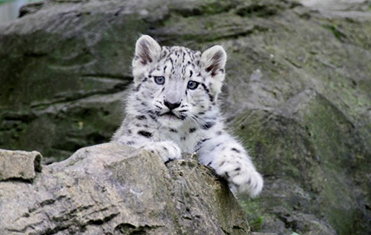
#> input picture datatools/imgs/snowleopard_cub.png, 371 x 235 px
$ jupyter execute --allow-errors DealingWithGeospatialImages.ipynb   (shell and % lines are left out)   (older library calls are emulated)
#> lines starting #> are read from the running program, lines starting #| are printed output that depends on the picture; after the words box and inside, x2 and y2 are one past the last pixel; in counts of white or black regions, pixels touching at a corner belong together
### Using Opencv and Shapely in Python to Create Polygon Shapes from a Mask Image and then Back to a Mask from Polygons

[cell 1]
import numpy as np
import matplotlib.pyplot as plt
from scipy import misc
import cv2
from shapely.geometry import MultiPolygon, Polygon
from collections import defaultdict
from skimage.color import rgb2gray
import numpy as np

Image from Nat'l Geographic Kids (http://kids.nationalgeographic.com)

[cell 2]
img_file = 'imgs/snowleopard_cub.png'

[cell 3]
# Matplotlib reads as RGB
img_plt = plt.imread(img_file)
#> img_plt is the input picture: shape (235, 371, 3) float32; mean R, G, B 0.421, 0.428, 0.403
plt.imshow(img_plt, cmap='gray', interpolation='bicubic')

[cell 4]
# Read as unchanged so that the transparency is not ignored as it would normally be by default
# Reads as BGR
img_cv2 = cv2.imread(img_file, cv2.IMREAD_UNCHANGED)
plt.imshow(img_cv2, cmap='gray', interpolation='bicubic')

[cell 5]
# Convert opencv BGR back to RGB
# See https://www.scivision.co/numpy-image-bgr-to-rgb/ for more conversions
rgb = img_cv2[...,::-1]
plt.imshow(rgb)

[cell 6]
def mask_to_polygons(mask, epsilon=10., min_area=10.):
    """Convert a mask ndarray (binarized image) to Multipolygons"""
    # first, find contours with cv2: it's much faster than shapely
    image, contours, hierarchy = cv2.findContours(mask,
                                  cv2.RETR_CCOMP,
                                  cv2.CHAIN_APPROX_NONE)
    if not contours:
        return MultiPolygon()
    # now messy stuff to associate parent and child contours
    cnt_children = defaultdict(list)
    child_contours = set()
    assert hierarchy.shape[0] == 1
    # http://docs.opencv.org/3.1.0/d9/d8b/tutorial_py_contours_hierarchy.html
    for idx, (_, _, _, parent_idx) in enumerate(hierarchy[0]):
        if parent_idx != -1:
            child_contours.add(idx)
            cnt_children[parent_idx].append(contours[idx])
    # create actual polygons filtering by area (removes artifacts)
    all_polygons = []
    for idx, cnt in enumerate(contours):
        if idx not in child_contours and cv2.contourArea(cnt) >= min_area:
            assert cnt.shape[1] == 1
            poly = Polygon(
                shell=cnt[:, 0, :],
                holes=[c[:, 0, :] for c in cnt_children.get(idx, [])
                       if cv2.contourArea(c) >= min_area])
            all_polygons.append(poly)
    all_polygons = MultiPolygon(all_polygons)

    return all_polygons

[cell 7]
def mask_for_polygons(polygons, im_size):
    """Convert a polygon or multipolygon list back to
       an image mask ndarray"""
    img_mask = np.zeros(im_size, np.uint8)
    if not polygons:
        return img_mask
    # function to round and convert to int
    int_coords = lambda x: np.array(x).round().astype(np.int32)
    exteriors = [int_coords(poly.exterior.coords) for poly in polygons]
    interiors = [int_coords(pi.coords) for poly in polygons
                 for pi in poly.interiors]
    cv2.fillPoly(img_mask, exteriors, 1)
    cv2.fillPoly(img_mask, interiors, 0)
    return img_mask

[cell 8]
# Read in image unchanged
img = cv2.imread(img_file, cv2.IMREAD_UNCHANGED)

# View
plt.imshow(img, cmap='gray', interpolation='bicubic')

[cell 9]
# Convert to a luminance image or an array which is the same size as
# the input array, but with the channel dimension removed - flattened
BW = rgb2gray(img)

# View
plt.imshow(BW, cmap='gray', interpolation='bicubic')

[cell 10]
# Convert to CV_8UC1 for creating polygons with shapely
# CV_8UC1 is an 8-bit unsigned integer with 1 channel
BW = cv2.convertScaleAbs(BW)
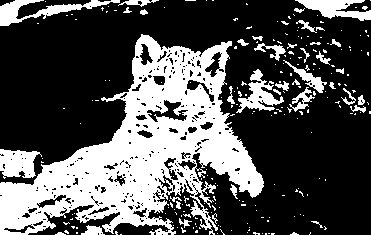
#> BW: shape (235, 371); values 0 (black) and 1 (white), 32.6% white; 234 white regions (196 under 20 px)

# View
plt.imshow(BW, cmap='gray', interpolation='bicubic')

[cell 11]
# Get the polygons using shapely
polys = mask_to_polygons(BW, min_area=50)
#> in mask_to_polygons, `image, contours, hierarchy = cv2.findContours(mask, cv2.RETR_CCOMP, cv..`: contours = 561 contours, 495 with area under 20; largest, box (x1, y1, x2, y2) and area: (0, 34, 264, 235) 24249, (0, 0, 120, 26) 851, (0, 149, 42, 179) 814, (295, 0, 371, 21) 735, (236, 69, 284, 113) 680
#> the loop in mask_to_polygons, `for idx, (_, _, _, parent_idx) in enumerate(hierarchy[0]):` made 561 passes
#> parent_idx on passes 1 to 3: -1, -1, -1
#> after the loop in mask_to_polygons, `for idx, (_, _, _, parent_idx) in enumerate(hierarchy[0]):`: child_contours = 327 items
#> the loop in mask_to_polygons, `for idx, cnt in enumerate(contours):` made 561 passes
#> cnt on passes 1, 3, 4: [[120, 234], [121, 234]], [[268, 233], [269, 233]], [[265, 233], [265, 234], [266, 234], [266, 233]]
#> after the loop in mask_to_polygons, `for idx, cnt in enumerate(contours):`: all_polygons = 11 items

# Convert the polygons back to a mask image to validate that all went well
#> (the rest of this cell did not finish here and is left out)


# View - you'll see some loss in detail compared to the before-polygon
# image if min_area is high - go ahead and try different numbers!
plt.imshow(mask, cmap='gray', interpolation='nearest')

[cell 12]
im2, contours, hierarchy = cv2.findContours(BW, cv2.RETR_CCOMP, cv2.CHAIN_APPROX_NONE)
plt.imshow(cv2.drawContours(im2, contours, -1, (0,255,0), 3))
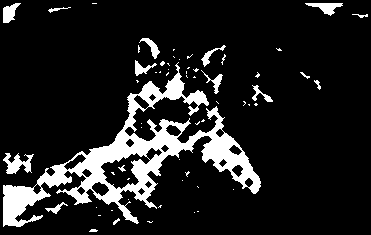
#> im2: shape (235, 371); values 0 (black) and 1 (white), 12.7% white; 61 white regions (44 under 20 px), largest, box (x1, y1, x2, y2) and area: (3, 62, 261, 227) 9165, (3, 153, 34, 174) 335, (305, 3, 343, 16) 231

$ run again, with datatools/imgs/converted_back_rgb_monarch.png copied over datatools/imgs/snowleopard_cub.png
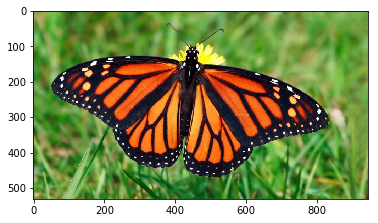
#> input picture datatools/imgs/converted_back_rgb_monarch.png, 378 x 223 px
#> img_plt is the input picture: shape (223, 378, 4) float32; mean R, G, B, A 0.542, 0.579, 0.387, 0.758
#> `BW = cv2.convertScaleAbs(BW)`:
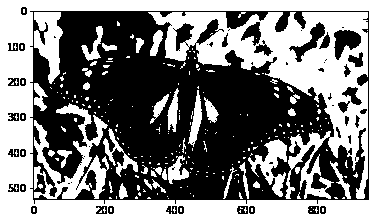
#> BW: shape (223, 378); values 0 (black) and 1 (white), 50.1% white; 59 black regions (24 under 20 px)
#> in mask_to_polygons, `image, contours, hierarchy = cv2.findContours(mask, cv2.RETR_CCOMP, cv..`: contours = 337 contours, 266 with area under 20; largest, box (x1, y1, x2, y2) and area: (0, 0, 378, 223) 83694, (29, 10, 370, 205) 64094, (148, 12, 368, 199) 14916, (34, 103, 109, 199) 2126, (34, 12, 63, 84) 1116
#> after the loop in mask_to_polygons, `for idx, (_, _, _, parent_idx) in enumerate(hierarchy[0]):`: child_contours = 86 items
#> the loop in mask_to_polygons, `for idx, cnt in enumerate(contours):` made 337 passes
#> cnt on passes 1 to 3: [[310, 211], [311, 211]], [[240, 210], [239, 211], [240, 212], [240, 211]], [[168, 210]]
#> after the loop in mask_to_polygons, `for idx, cnt in enumerate(contours):`: all_polygons = 21 items
#> `plt.imshow(cv2.drawContours(im2, contours, -1, (0,255,0), 3))`:
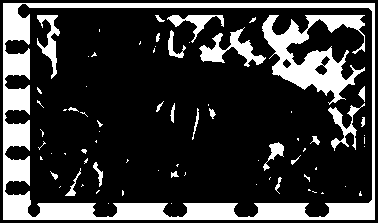
#> im2: shape (223, 378); values 0 (black) and 1 (white), 22.2% white; 74 white regions (50 under 20 px), largest, box (x1, y1, x2, y2) and area: (3, 3, 375, 220) 11174, (262, 15, 365, 105) 3763, (199, 27, 266, 67) 889
